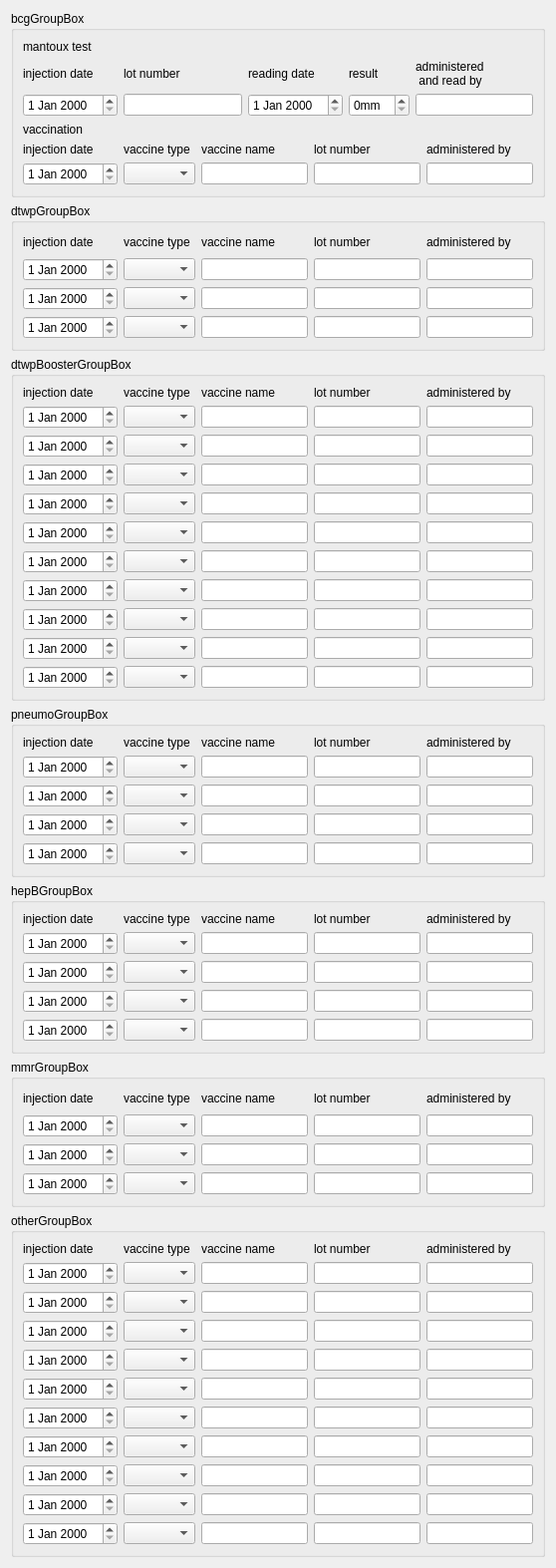
<?xml version="1.0" encoding="UTF-8"?>
<ui version="4.0">
 <class>Form</class>
 <widget class="QWidget" name="Form">
  <property name="geometry">
   <rect>
    <x>0</x>
    <y>0</y>
    <width>558</width>
    <height>1573</height>
   </rect>
  </property>
  <property name="windowTitle">
   <string>Form</string>
  </property>
  <layout class="QVBoxLayout" name="verticalLayout_7">
   <item>
    <widget class="QGroupBox" name="groupBox">
     <property name="title">
      <string>bcgGroupBox</string>
     </property>
     <layout class="QVBoxLayout" name="verticalLayout">
      <item>
       <widget class="QLabel" name="mantouxLabel">
        <property name="text">
         <string>mantoux test</string>
        </property>
       </widget>
      </item>
      <item>
       <layout class="QGridLayout" name="gridLayout_2">
        <item row="0" column="0">
         <widget class="QLabel" name="mantouxInjectionDateLabel">
          <property name="text">
           <string>injection date</string>
          </property>
         </widget>
        </item>
        <item row="0" column="1">
         <widget class="QLabel" name="mantouxLotLabel">
          <property name="text">
           <string>lot number</string>
          </property>
         </widget>
        </item>
        <item row="0" column="2">
         <widget class="QLabel" name="mantouxReadingDateLabel">
          <property name="text">
           <string>reading date</string>
          </property>
         </widget>
        </item>
        <item row="0" column="3">
         <widget class="QLabel" name="mantouxResultLabel">
          <property name="text">
           <string>result</string>
          </property>
         </widget>
        </item>
        <item row="0" column="4">
         <widget class="QLabel" name="mantouxAdministeredLabel">
          <property name="text">
           <string>administered 
 and read by</string>
          </property>
         </widget>
        </item>
        <item row="1" column="0">
         <widget class="QDateEdit" name="mantouxInjectionDateEdit"/>
        </item>
        <item row="1" column="1">
         <widget class="QLineEdit" name="mantouxLotLineEdit"/>
        </item>
        <item row="1" column="2">
         <widget class="QDateEdit" name="mantouxReadingDateEdit"/>
        </item>
        <item row="1" column="3">
         <widget class="QSpinBox" name="mantouxResultSpinBox">
          <property name="suffix">
           <string>mm</string>
          </property>
         </widget>
        </item>
        <item row="1" column="4">
         <widget class="QLineEdit" name="mantouxAdministeredLineEdit"/>
        </item>
       </layout>
      </item>
      <item>
       <widget class="QLabel" name="tbVaccinationLabel">
        <property name="text">
         <string>vaccination</string>
        </property>
       </widget>
      </item>
      <item>
       <layout class="QGridLayout" name="gridLayout">
        <item row="0" column="3">
         <widget class="QLabel" name="tbLotLabel">
          <property name="text">
           <string>lot number</string>
          </property>
         </widget>
        </item>
        <item row="0" column="4">
         <widget class="QLabel" name="tbAdministeredLabel">
          <property name="text">
           <string>administered by</string>
          </property>
         </widget>
        </item>
        <item row="1" column="2">
         <widget class="QLineEdit" name="tbVaccineNameLineEdit"/>
        </item>
        <item row="0" column="2">
         <widget class="QLabel" name="tbVaccineNameLabel">
          <property name="text">
           <string>vaccine name</string>
          </property>
         </widget>
        </item>
        <item row="1" column="3">
         <widget class="QLineEdit" name="tbLotLineEdit"/>
        </item>
        <item row="1" column="4">
         <widget class="QLineEdit" name="tbAdministeredLineEdit"/>
        </item>
        <item row="0" column="1">
         <widget class="QLabel" name="tbTypeLabel">
          <property name="text">
           <string>vaccine type</string>
          </property>
         </widget>
        </item>
        <item row="0" column="0">
         <widget class="QLabel" name="tbInjectionDateLabel">
          <property name="text">
           <string>injection date</string>
          </property>
         </widget>
        </item>
        <item row="1" column="0">
         <widget class="QDateEdit" name="tbInjectionDateEdit"/>
        </item>
        <item row="1" column="1">
         <widget class="QComboBox" name="tbTypeComboBox"/>
        </item>
       </layout>
      </item>
     </layout>
    </widget>
   </item>
   <item>
    <widget class="QGroupBox" name="dtwpGroupBox">
     <property name="title">
      <string>dtwpGroupBox</string>
     </property>
     <layout class="QVBoxLayout" name="verticalLayout_6">
      <item>
       <layout class="QGridLayout" name="gridLayout_3">
        <item row="0" column="0">
         <widget class="QLabel" name="dtwpInjectionDateLabel">
          <property name="text">
           <string>injection date</string>
          </property>
         </widget>
        </item>
        <item row="0" column="1">
         <widget class="QLabel" name="dtwpTypeLabel">
          <property name="text">
           <string>vaccine type</string>
          </property>
         </widget>
        </item>
        <item row="0" column="2">
         <widget class="QLabel" name="dtwpVaccineNameLabel">
          <property name="text">
           <string>vaccine name</string>
          </property>
         </widget>
        </item>
        <item row="0" column="3">
         <widget class="QLabel" name="dtwpLotLabel">
          <property name="text">
           <string>lot number</string>
          </property>
         </widget>
        </item>
        <item row="0" column="4">
         <widget class="QLabel" name="dtwpAdministeredLabel">
          <property name="text">
           <string>administered by</string>
          </property>
         </widget>
        </item>
        <item row="1" column="0">
         <widget class="QDateEdit" name="dtwp1InjectionDateEdit"/>
        </item>
        <item row="1" column="1">
         <widget class="QComboBox" name="dtwp1TypeComboBox"/>
        </item>
        <item row="1" column="2">
         <widget class="QLineEdit" name="dtwp1VaccineNameLineEdit"/>
        </item>
        <item row="1" column="3">
         <widget class="QLineEdit" name="dtwp1LotLabelLineEdit"/>
        </item>
        <item row="1" column="4">
         <widget class="QLineEdit" name="dtwp1AdministeredLineEdit"/>
        </item>
        <item row="2" column="0">
         <widget class="QDateEdit" name="dtwp2InjectionDateEdit"/>
        </item>
        <item row="2" column="1">
         <widget class="QComboBox" name="dtwp2TypeComboBox"/>
        </item>
        <item row="2" column="2">
         <widget class="QLineEdit" name="dtwp2VaccineNameLineEdit"/>
        </item>
        <item row="2" column="3">
         <widget class="QLineEdit" name="dtwp2LotLabelLineEdit"/>
        </item>
        <item row="2" column="4">
         <widget class="QLineEdit" name="dtwp2AdministeredLineEdit"/>
        </item>
        <item row="3" column="0">
         <widget class="QDateEdit" name="dtwp3InjectionDateEdit"/>
        </item>
        <item row="3" column="1">
         <widget class="QComboBox" name="dtwp3TypeComboBox"/>
        </item>
        <item row="3" column="2">
         <widget class="QLineEdit" name="dtwp3VaccineNameLineEdit"/>
        </item>
        <item row="3" column="3">
         <widget class="QLineEdit" name="dtwp3LotLabelLineEdit"/>
        </item>
        <item row="3" column="4">
         <widget class="QLineEdit" name="dtwp3AdministeredLineEdit"/>
        </item>
       </layout>
      </item>
     </layout>
    </widget>
   </item>
   <item>
    <widget class="QGroupBox" name="dtwpBoosterGroupBox">
     <property name="title">
      <string>dtwpBoosterGroupBox</string>
     </property>
     <layout class="QVBoxLayout" name="verticalLayout_5">
      <item>
       <layout class="QGridLayout" name="gridLayout_4">
        <item row="1" column="2">
         <widget class="QLineEdit" name="dtwpBoosterVaccineNameLineEdit1"/>
        </item>
        <item row="1" column="3">
         <widget class="QLineEdit" name="dtwpBoosterLotLabelLineEdit1"/>
        </item>
        <item row="2" column="3">
         <widget class="QLineEdit" name="dtwpBoosterLotLabelLineEdit2"/>
        </item>
        <item row="2" column="4">
         <widget class="QLineEdit" name="dtwpBoosterAdministeredLineEdit2"/>
        </item>
        <item row="2" column="2">
         <widget class="QLineEdit" name="dtwpBoosterVaccineNameLineEdit2"/>
        </item>
        <item row="8" column="3">
         <widget class="QLineEdit" name="dtwpBoosterLotLabelLineEdit8"/>
        </item>
        <item row="8" column="4">
         <widget class="QLineEdit" name="dtwpBoosterAdministeredLineEdit8"/>
        </item>
        <item row="4" column="3">
         <widget class="QLineEdit" name="dtwpBoosterLotLabelLineEdit4"/>
        </item>
        <item row="4" column="4">
         <widget class="QLineEdit" name="dtwpBoosterAdministeredLineEdit4"/>
        </item>
        <item row="5" column="0">
         <widget class="QDateEdit" name="dtwpBoosterInjectionDateEdit5"/>
        </item>
        <item row="5" column="1">
         <widget class="QComboBox" name="dtwpBoosterTypeComboBox5"/>
        </item>
        <item row="5" column="2">
         <widget class="QLineEdit" name="dtwpBoosterVaccineNameLineEdit5"/>
        </item>
        <item row="5" column="3">
         <widget class="QLineEdit" name="dtwpBoosterLotLabelLineEdit5"/>
        </item>
        <item row="6" column="4">
         <widget class="QLineEdit" name="dtwpBoosterAdministeredLineEdit6"/>
        </item>
        <item row="7" column="0">
         <widget class="QDateEdit" name="dtwpBoosterInjectionDateEdit7"/>
        </item>
        <item row="7" column="1">
         <widget class="QComboBox" name="dtwpBoosterTypeComboBox7"/>
        </item>
        <item row="7" column="2">
         <widget class="QLineEdit" name="dtwpBoosterVaccineNameLineEdit7"/>
        </item>
        <item row="7" column="3">
         <widget class="QLineEdit" name="dtwpBoosterLotLabelLineEdit7"/>
        </item>
        <item row="7" column="4">
         <widget class="QLineEdit" name="dtwpBoosterAdministeredLineEdit7"/>
        </item>
        <item row="8" column="0">
         <widget class="QDateEdit" name="dtwpBoosterInjectionDateEdit8"/>
        </item>
        <item row="9" column="0">
         <widget class="QDateEdit" name="dtwpBoosterInjectionDateEdit9"/>
        </item>
        <item row="9" column="1">
         <widget class="QComboBox" name="dtwpBoosterTypeComboBox9"/>
        </item>
        <item row="9" column="2">
         <widget class="QLineEdit" name="dtwpBoosterVaccineNameLineEdit9"/>
        </item>
        <item row="9" column="3">
         <widget class="QLineEdit" name="dtwpBoosterLotLabelLineEdit9"/>
        </item>
        <item row="9" column="4">
         <widget class="QLineEdit" name="dtwpBoosterAdministeredLineEdit9"/>
        </item>
        <item row="10" column="0">
         <widget class="QDateEdit" name="dtwpBoosterInjectionDateEdit10"/>
        </item>
        <item row="10" column="1">
         <widget class="QComboBox" name="dtwpBoosterTypeComboBox10"/>
        </item>
        <item row="10" column="2">
         <widget class="QLineEdit" name="dtwpBoosterVaccineNameLineEdit10"/>
        </item>
        <item row="10" column="3">
         <widget class="QLineEdit" name="dtwpBoosterLotLabelLineEdit10"/>
        </item>
        <item row="10" column="4">
         <widget class="QLineEdit" name="dtwpBoosterAdministeredLineEdit10"/>
        </item>
        <item row="4" column="1">
         <widget class="QComboBox" name="dtwpBoosterTypeComboBox4"/>
        </item>
        <item row="4" column="2">
         <widget class="QLineEdit" name="dtwpBoosterVaccineNameLineEdit4"/>
        </item>
        <item row="8" column="1">
         <widget class="QComboBox" name="dtwpBoosterTypeComboBox8"/>
        </item>
        <item row="8" column="2">
         <widget class="QLineEdit" name="dtwpBoosterVaccineNameLineEdit8"/>
        </item>
        <item row="5" column="4">
         <widget class="QLineEdit" name="dtwpBoosterAdministeredLineEdit5"/>
        </item>
        <item row="6" column="0">
         <widget class="QDateEdit" name="dtwpBoosterInjectionDateEdit6"/>
        </item>
        <item row="6" column="1">
         <widget class="QComboBox" name="dtwpBoosterTypeComboBox6"/>
        </item>
        <item row="6" column="2">
         <widget class="QLineEdit" name="dtwpBoosterVaccineNameLineEdit6"/>
        </item>
        <item row="6" column="3">
         <widget class="QLineEdit" name="dtwpBoosterLotLabelLineEdit6"/>
        </item>
        <item row="3" column="2">
         <widget class="QLineEdit" name="dtwpBoosterVaccineNameLineEdit3"/>
        </item>
        <item row="3" column="3">
         <widget class="QLineEdit" name="dtwpBoosterLotLabelLineEdit3"/>
        </item>
        <item row="3" column="4">
         <widget class="QLineEdit" name="dtwpBoosterAdministeredLineEdit3"/>
        </item>
        <item row="4" column="0">
         <widget class="QDateEdit" name="dtwpBoosterInjectionDateEdit4"/>
        </item>
        <item row="2" column="1">
         <widget class="QComboBox" name="dtwpBoosterTypeComboBox2"/>
        </item>
        <item row="0" column="0">
         <widget class="QLabel" name="dtwpBoosterInjectionDateLabel">
          <property name="text">
           <string>injection date</string>
          </property>
         </widget>
        </item>
        <item row="0" column="1">
         <widget class="QLabel" name="dtwpBoosterTypeLabel">
          <property name="text">
           <string>vaccine type</string>
          </property>
         </widget>
        </item>
        <item row="0" column="3">
         <widget class="QLabel" name="dtwpBoosterLotLabel">
          <property name="text">
           <string>lot number</string>
          </property>
         </widget>
        </item>
        <item row="0" column="2">
         <widget class="QLabel" name="dtwpBoosterVaccineNameLabel">
          <property name="text">
           <string>vaccine name</string>
          </property>
         </widget>
        </item>
        <item row="1" column="0">
         <widget class="QDateEdit" name="dtwpBoosterInjectionDateEdit1"/>
        </item>
        <item row="1" column="1">
         <widget class="QComboBox" name="dtwpBoosterTypeComboBox1"/>
        </item>
        <item row="3" column="1">
         <widget class="QComboBox" name="dtwpBoosterTypeComboBox3"/>
        </item>
        <item row="1" column="4">
         <widget class="QLineEdit" name="dtwpBoosterAdministeredLineEdit1"/>
        </item>
        <item row="2" column="0">
         <widget class="QDateEdit" name="dtwpBoosterInjectionDateEdit2"/>
        </item>
        <item row="3" column="0">
         <widget class="QDateEdit" name="dtwpBoosterInjectionDateEdit3"/>
        </item>
        <item row="0" column="4">
         <widget class="QLabel" name="dtwpBoosterAdministeredLabel">
          <property name="text">
           <string>administered by</string>
          </property>
         </widget>
        </item>
       </layout>
      </item>
     </layout>
    </widget>
   </item>
   <item>
    <widget class="QGroupBox" name="pneumoGroupBox">
     <property name="title">
      <string>pneumoGroupBox</string>
     </property>
     <layout class="QVBoxLayout" name="verticalLayout_4">
      <item>
       <layout class="QGridLayout" name="gridLayout_5">
        <item row="1" column="1">
         <widget class="QComboBox" name="pneumoTypeComboBox1"/>
        </item>
        <item row="1" column="2">
         <widget class="QLineEdit" name="pneumoVaccineNameLineEdit1"/>
        </item>
        <item row="2" column="2">
         <widget class="QLineEdit" name="pneumoVaccineNameLineEdit2"/>
        </item>
        <item row="0" column="4">
         <widget class="QLabel" name="pneumoAdministeredLabel">
          <property name="text">
           <string>administered by</string>
          </property>
         </widget>
        </item>
        <item row="1" column="4">
         <widget class="QLineEdit" name="pneumoAdministeredLineEdit1"/>
        </item>
        <item row="0" column="1">
         <widget class="QLabel" name="pneumoTypeLabel">
          <property name="text">
           <string>vaccine type</string>
          </property>
         </widget>
        </item>
        <item row="0" column="2">
         <widget class="QLabel" name="pneumoVaccineNameLabel">
          <property name="text">
           <string>vaccine name</string>
          </property>
         </widget>
        </item>
        <item row="2" column="3">
         <widget class="QLineEdit" name="pneumoLotLineEdit2"/>
        </item>
        <item row="2" column="1">
         <widget class="QComboBox" name="pneumoTypeComboBox2"/>
        </item>
        <item row="3" column="0">
         <widget class="QDateEdit" name="pneumoInjectionDateEdit3"/>
        </item>
        <item row="1" column="3">
         <widget class="QLineEdit" name="pneumoLotLineEdit1"/>
        </item>
        <item row="2" column="0">
         <widget class="QDateEdit" name="pneumoInjectionDateEdit2"/>
        </item>
        <item row="4" column="1">
         <widget class="QComboBox" name="pneumoTypeComboBox4"/>
        </item>
        <item row="4" column="2">
         <widget class="QLineEdit" name="pneumoVaccineNameLineEdit4"/>
        </item>
        <item row="2" column="4">
         <widget class="QLineEdit" name="pneumoAdministeredLineEdit2"/>
        </item>
        <item row="3" column="1">
         <widget class="QComboBox" name="pneumoTypeComboBox3"/>
        </item>
        <item row="3" column="2">
         <widget class="QLineEdit" name="pneumoVaccineNameLineEdit3"/>
        </item>
        <item row="3" column="3">
         <widget class="QLineEdit" name="pneumoLotLineEdit3"/>
        </item>
        <item row="3" column="4">
         <widget class="QLineEdit" name="pneumoAdministeredLineEdit3"/>
        </item>
        <item row="4" column="0">
         <widget class="QDateEdit" name="pneumoInjectionDateEdit4"/>
        </item>
        <item row="4" column="3">
         <widget class="QLineEdit" name="pneumoLotLineEdit4"/>
        </item>
        <item row="4" column="4">
         <widget class="QLineEdit" name="pneumoAdministeredLineEdit4"/>
        </item>
        <item row="1" column="0">
         <widget class="QDateEdit" name="pneumoInjectionDateEdit1"/>
        </item>
        <item row="0" column="0">
         <widget class="QLabel" name="pneumoInjectionDateLabel">
          <property name="text">
           <string>injection date</string>
          </property>
         </widget>
        </item>
        <item row="0" column="3">
         <widget class="QLabel" name="pneumoLotLabel">
          <property name="text">
           <string>lot number</string>
          </property>
         </widget>
        </item>
       </layout>
      </item>
     </layout>
    </widget>
   </item>
   <item>
    <widget class="QGroupBox" name="hepBGroupBox">
     <property name="title">
      <string>hepBGroupBox</string>
     </property>
     <layout class="QVBoxLayout" name="verticalLayout_3">
      <item>
       <layout class="QGridLayout" name="gridLayout_6">
        <item row="1" column="1">
         <widget class="QComboBox" name="hepBTypeComboBox1"/>
        </item>
        <item row="1" column="2">
         <widget class="QLineEdit" name="hepBVaccineNameLineEdit1"/>
        </item>
        <item row="2" column="2">
         <widget class="QLineEdit" name="hepBVaccineNameLineEdit2"/>
        </item>
        <item row="0" column="4">
         <widget class="QLabel" name="hepBAdministeredLabel">
          <property name="text">
           <string>administered by</string>
          </property>
         </widget>
        </item>
        <item row="1" column="4">
         <widget class="QLineEdit" name="hepBAdministeredLineEdit1"/>
        </item>
        <item row="0" column="1">
         <widget class="QLabel" name="hepBTypeLabel">
          <property name="text">
           <string>vaccine type</string>
          </property>
         </widget>
        </item>
        <item row="0" column="2">
         <widget class="QLabel" name="hepBVaccineNameLabel">
          <property name="text">
           <string>vaccine name</string>
          </property>
         </widget>
        </item>
        <item row="2" column="3">
         <widget class="QLineEdit" name="hepBLotLineEdit2"/>
        </item>
        <item row="2" column="1">
         <widget class="QComboBox" name="hepBTypeComboBox2"/>
        </item>
        <item row="3" column="0">
         <widget class="QDateEdit" name="hepBInjectionDateEdit3"/>
        </item>
        <item row="1" column="3">
         <widget class="QLineEdit" name="hepBLotLineEdit1"/>
        </item>
        <item row="2" column="0">
         <widget class="QDateEdit" name="hepBInjectionDateEdit2"/>
        </item>
        <item row="4" column="1">
         <widget class="QComboBox" name="hepBTypeComboBox4"/>
        </item>
        <item row="4" column="2">
         <widget class="QLineEdit" name="hepBVaccineNameLineEdit4"/>
        </item>
        <item row="2" column="4">
         <widget class="QLineEdit" name="hepBAdministeredLineEdit2"/>
        </item>
        <item row="3" column="1">
         <widget class="QComboBox" name="hepBTypeComboBox3"/>
        </item>
        <item row="3" column="2">
         <widget class="QLineEdit" name="hepBVaccineNameLineEdit3"/>
        </item>
        <item row="3" column="3">
         <widget class="QLineEdit" name="hepBLotLineEdit3"/>
        </item>
        <item row="3" column="4">
         <widget class="QLineEdit" name="hepBAdministeredLineEdit3"/>
        </item>
        <item row="4" column="0">
         <widget class="QDateEdit" name="hepBInjectionDateEdit4"/>
        </item>
        <item row="4" column="3">
         <widget class="QLineEdit" name="hepBLotLineEdit4"/>
        </item>
        <item row="4" column="4">
         <widget class="QLineEdit" name="hepBAdministeredLineEdit4"/>
        </item>
        <item row="1" column="0">
         <widget class="QDateEdit" name="hepBInjectionDateEdit1"/>
        </item>
        <item row="0" column="0">
         <widget class="QLabel" name="hepBInjectionDateLabel">
          <property name="text">
           <string>injection date</string>
          </property>
         </widget>
        </item>
        <item row="0" column="3">
         <widget class="QLabel" name="hepBLotLabel">
          <property name="text">
           <string>lot number</string>
          </property>
         </widget>
        </item>
       </layout>
      </item>
     </layout>
    </widget>
   </item>
   <item>
    <widget class="QGroupBox" name="mmrGroupBox">
     <property name="title">
      <string>mmrGroupBox</string>
     </property>
     <layout class="QVBoxLayout" name="verticalLayout_2">
      <item>
       <layout class="QGridLayout" name="gridLayout_7">
        <item row="1" column="1">
         <widget class="QComboBox" name="mmrTypeComboBox1"/>
        </item>
        <item row="1" column="2">
         <widget class="QLineEdit" name="mmrVaccineNameLineEdit1"/>
        </item>
        <item row="2" column="2">
         <widget class="QLineEdit" name="mmrVaccineNameLineEdit2"/>
        </item>
        <item row="0" column="4">
         <widget class="QLabel" name="mmrAdministeredLabel">
          <property name="text">
           <string>administered by</string>
          </property>
         </widget>
        </item>
        <item row="1" column="4">
         <widget class="QLineEdit" name="mmrAdministeredLineEdit1"/>
        </item>
        <item row="0" column="1">
         <widget class="QLabel" name="mmrTypeLabel">
          <property name="text">
           <string>vaccine type</string>
          </property>
         </widget>
        </item>
        <item row="2" column="1">
         <widget class="QComboBox" name="mmrTypeComboBox2"/>
        </item>
        <item row="0" column="2">
         <widget class="QLabel" name="mmrVaccineNameLabel">
          <property name="text">
           <string>vaccine name</string>
          </property>
         </widget>
        </item>
        <item row="2" column="3">
         <widget class="QLineEdit" name="mmrLotLineEdit2"/>
        </item>
        <item row="3" column="0">
         <widget class="QDateEdit" name="mmrInjectionDateEdit3"/>
        </item>
        <item row="1" column="3">
         <widget class="QLineEdit" name="mmrLotLineEdit1"/>
        </item>
        <item row="2" column="0">
         <widget class="QDateEdit" name="mmrInjectionDateEdit2"/>
        </item>
        <item row="3" column="1">
         <widget class="QComboBox" name="mmrTypeComboBox3"/>
        </item>
        <item row="2" column="4">
         <widget class="QLineEdit" name="mmrAdministeredLineEdit2"/>
        </item>
        <item row="3" column="2">
         <widget class="QLineEdit" name="mmrVaccineNameLineEdit3"/>
        </item>
        <item row="3" column="3">
         <widget class="QLineEdit" name="mmrLotLineEdit3"/>
        </item>
        <item row="3" column="4">
         <widget class="QLineEdit" name="mmrAdministeredLineEdit3"/>
        </item>
        <item row="1" column="0">
         <widget class="QDateEdit" name="mmrInjectionDateEdit1"/>
        </item>
        <item row="0" column="0">
         <widget class="QLabel" name="mmrInjectionDateLabel">
          <property name="text">
           <string>injection date</string>
          </property>
         </widget>
        </item>
        <item row="0" column="3">
         <widget class="QLabel" name="mmrLotLabel">
          <property name="text">
           <string>lot number</string>
          </property>
         </widget>
        </item>
       </layout>
      </item>
     </layout>
    </widget>
   </item>
   <item>
    <widget class="QGroupBox" name="otherGroupBox">
     <property name="title">
      <string>otherGroupBox</string>
     </property>
     <layout class="QHBoxLayout" name="horizontalLayout">
      <item>
       <layout class="QGridLayout" name="gridLayout_8">
        <item row="3" column="3">
         <widget class="QLineEdit" name="otherLotLineEdit3"/>
        </item>
        <item row="0" column="0">
         <widget class="QLabel" name="otherInjectionDateLabel">
          <property name="text">
           <string>injection date</string>
          </property>
         </widget>
        </item>
        <item row="0" column="1">
         <widget class="QLabel" name="otherTypeLabel">
          <property name="text">
           <string>vaccine type</string>
          </property>
         </widget>
        </item>
        <item row="0" column="2">
         <widget class="QLabel" name="otherVaccineNameLabel">
          <property name="text">
           <string>vaccine name</string>
          </property>
         </widget>
        </item>
        <item row="0" column="3">
         <widget class="QLabel" name="otherLotLabel">
          <property name="text">
           <string>lot number</string>
          </property>
         </widget>
        </item>
        <item row="0" column="4">
         <widget class="QLabel" name="otherAdministeredLabel">
          <property name="text">
           <string>administered by</string>
          </property>
         </widget>
        </item>
        <item row="1" column="0">
         <widget class="QDateEdit" name="otherInjectionDateEdit1"/>
        </item>
        <item row="1" column="2">
         <widget class="QLineEdit" name="otherVaccineNameLineEdit1"/>
        </item>
        <item row="1" column="1">
         <widget class="QComboBox" name="otherTypeComboBox1"/>
        </item>
        <item row="1" column="3">
         <widget class="QLineEdit" name="otherLotLineEdit1"/>
        </item>
        <item row="1" column="4">
         <widget class="QLineEdit" name="otherAdministeredLineEdit1"/>
        </item>
        <item row="2" column="0">
         <widget class="QDateEdit" name="otherInjectionDateEdit2"/>
        </item>
        <item row="2" column="3">
         <widget class="QLineEdit" name="otherLotLineEdit2"/>
        </item>
        <item row="2" column="1">
         <widget class="QComboBox" name="otherTypeComboBox2"/>
        </item>
        <item row="2" column="2">
         <widget class="QLineEdit" name="otherVaccineNameLineEdit2"/>
        </item>
        <item row="3" column="0">
         <widget class="QDateEdit" name="otherInjectionDateEdit3"/>
        </item>
        <item row="2" column="4">
         <widget class="QLineEdit" name="otherAdministeredLineEdit2"/>
        </item>
        <item row="3" column="1">
         <widget class="QComboBox" name="otherTypeComboBox3"/>
        </item>
        <item row="3" column="2">
         <widget class="QLineEdit" name="otherVaccineNameLineEdit3"/>
        </item>
        <item row="3" column="4">
         <widget class="QLineEdit" name="otherAdministeredLineEdit3"/>
        </item>
        <item row="4" column="0">
         <widget class="QDateEdit" name="otherInjectionDateEdit4"/>
        </item>
        <item row="4" column="1">
         <widget class="QComboBox" name="otherTypeComboBox4"/>
        </item>
        <item row="4" column="2">
         <widget class="QLineEdit" name="otherVaccineNameLineEdit4"/>
        </item>
        <item row="5" column="0">
         <widget class="QDateEdit" name="otherInjectionDateEdit5"/>
        </item>
        <item row="4" column="4">
         <widget class="QLineEdit" name="otherAdministeredLineEdit4"/>
        </item>
        <item row="4" column="3">
         <widget class="QLineEdit" name="otherLotLineEdit4"/>
        </item>
        <item row="5" column="1">
         <widget class="QComboBox" name="otherTypeComboBox5"/>
        </item>
        <item row="5" column="2">
         <widget class="QLineEdit" name="otherVaccineNameLineEdit5"/>
        </item>
        <item row="5" column="4">
         <widget class="QLineEdit" name="otherAdministeredLineEdit5"/>
        </item>
        <item row="5" column="3">
         <widget class="QLineEdit" name="otherLotLineEdit5"/>
        </item>
        <item row="6" column="1">
         <widget class="QComboBox" name="otherTypeComboBox6"/>
        </item>
        <item row="6" column="0">
         <widget class="QDateEdit" name="otherInjectionDateEdit6"/>
        </item>
        <item row="6" column="2">
         <widget class="QLineEdit" name="otherVaccineNameLineEdit6"/>
        </item>
        <item row="6" column="3">
         <widget class="QLineEdit" name="otherLotLineEdit6"/>
        </item>
        <item row="6" column="4">
         <widget class="QLineEdit" name="otherAdministeredLineEdit6"/>
        </item>
        <item row="7" column="1">
         <widget class="QComboBox" name="otherTypeComboBox7"/>
        </item>
        <item row="7" column="0">
         <widget class="QDateEdit" name="otherInjectionDateEdit7"/>
        </item>
        <item row="7" column="2">
         <widget class="QLineEdit" name="otherVaccineNameLineEdit7"/>
        </item>
        <item row="7" column="3">
         <widget class="QLineEdit" name="otherLotLineEdit7"/>
        </item>
        <item row="8" column="1">
         <widget class="QComboBox" name="otherTypeComboBox8"/>
        </item>
        <item row="7" column="4">
         <widget class="QLineEdit" name="otherAdministeredLineEdit7"/>
        </item>
        <item row="8" column="2">
         <widget class="QLineEdit" name="otherVaccineNameLineEdit8"/>
        </item>
        <item row="8" column="0">
         <widget class="QDateEdit" name="otherInjectionDateEdit8"/>
        </item>
        <item row="8" column="3">
         <widget class="QLineEdit" name="otherLotLineEdit8"/>
        </item>
        <item row="8" column="4">
         <widget class="QLineEdit" name="otherAdministeredLineEdit8"/>
        </item>
        <item row="9" column="2">
         <widget class="QLineEdit" name="otherVaccineNameLineEdit9"/>
        </item>
        <item row="9" column="1">
         <widget class="QComboBox" name="otherTypeComboBox9"/>
        </item>
        <item row="9" column="0">
         <widget class="QDateEdit" name="otherInjectionDateEdit9"/>
        </item>
        <item row="9" column="3">
         <widget class="QLineEdit" name="otherLotLineEdit9"/>
        </item>
        <item row="9" column="4">
         <widget class="QLineEdit" name="otherAdministeredLineEdit9"/>
        </item>
        <item row="10" column="0">
         <widget class="QDateEdit" name="otherInjectionDateEdit10"/>
        </item>
        <item row="10" column="2">
         <widget class="QLineEdit" name="otherVaccineNameLineEdit10"/>
        </item>
        <item row="10" column="1">
         <widget class="QComboBox" name="otherTypeComboBox10"/>
        </item>
        <item row="10" column="4">
         <widget class="QLineEdit" name="otherAdministeredLineEdit10"/>
        </item>
        <item row="10" column="3">
         <widget class="QLineEdit" name="otherLotLineEdit10"/>
        </item>
       </layout>
      </item>
     </layout>
    </widget>
   </item>
  </layout>
 </widget>
 <resources/>
 <connections/>
</ui>
